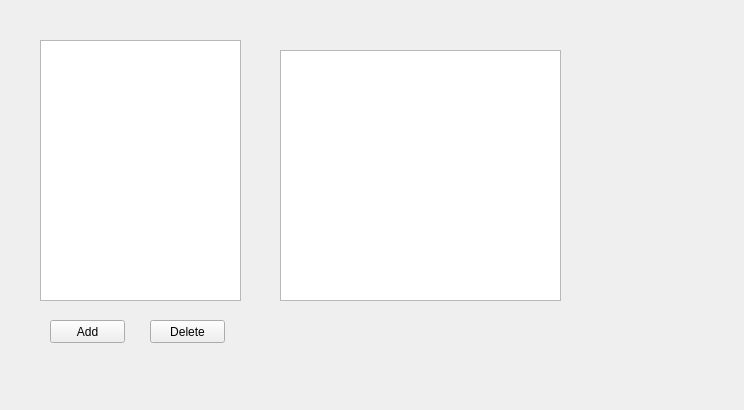
<?xml version="1.0" encoding="UTF-8"?>
<ui version="4.0">
 <class>MyListView</class>
 <widget class="QWidget" name="MyListView">
  <property name="geometry">
   <rect>
    <x>0</x>
    <y>0</y>
    <width>744</width>
    <height>410</height>
   </rect>
  </property>
  <property name="windowTitle">
   <string>MyListView</string>
  </property>
  <widget class="QListView" name="listView">
   <property name="geometry">
    <rect>
     <x>40</x>
     <y>40</y>
     <width>201</width>
     <height>261</height>
    </rect>
   </property>
  </widget>
  <widget class="QPushButton" name="m_pushButton_add">
   <property name="geometry">
    <rect>
     <x>50</x>
     <y>320</y>
     <width>75</width>
     <height>23</height>
    </rect>
   </property>
   <property name="text">
    <string>Add</string>
   </property>
  </widget>
  <widget class="QPushButton" name="pushButton_2">
   <property name="geometry">
    <rect>
     <x>150</x>
     <y>320</y>
     <width>75</width>
     <height>23</height>
    </rect>
   </property>
   <property name="text">
    <string>Delete</string>
   </property>
  </widget>
  <widget class="QListView" name="m_listView_2">
   <property name="geometry">
    <rect>
     <x>280</x>
     <y>50</y>
     <width>281</width>
     <height>251</height>
    </rect>
   </property>
  </widget>
 </widget>
 <resources/>
 <connections/>
</ui>
